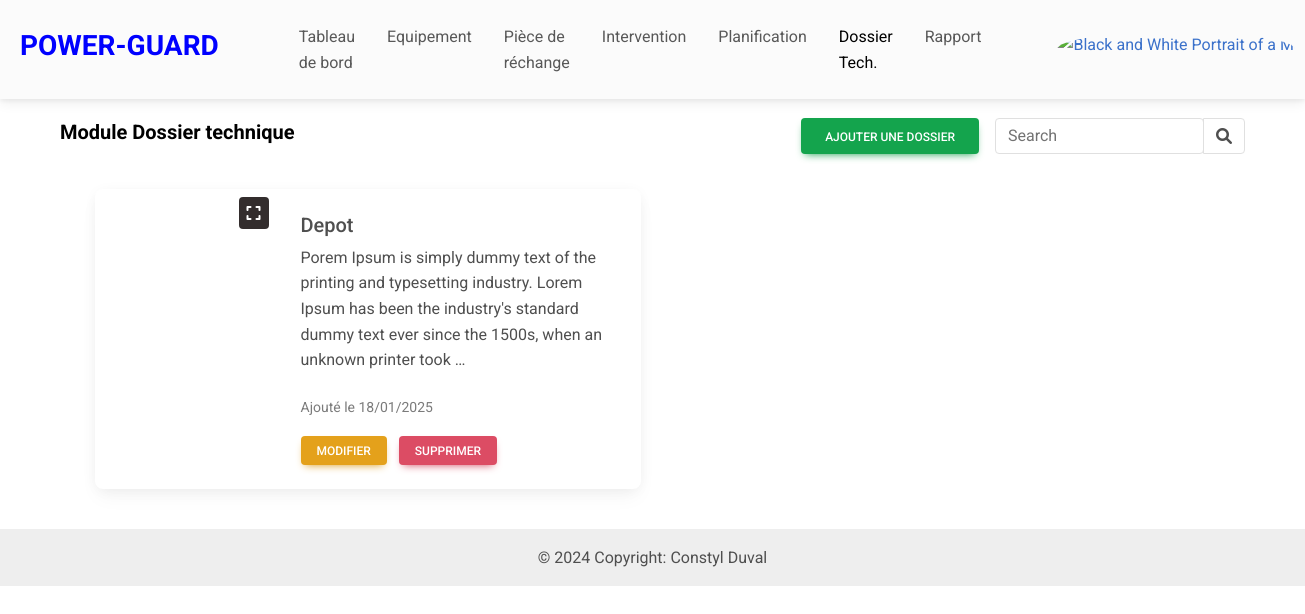
/dossier (signed in), run on the app's committed database.
### eneo_pages/models.py (models this page shows, shortened)
class Dossier(models.Model):
    nom=models.CharField(max_length=100)
    description = models.TextField()
    fichier = models.FileField(upload_to="file", blank=True, null=True)
    date_création=models.DateTimeField(auto_now_add=True)
    date_modification=models.DateTimeField(auto_now=True)

### eneo_pages/views.py (the view)
# urls.py: path("dossier", views.dossier, name="dossier"),
@login_required
def dossier(request):
    context = {}
    q = request.GET.get("q")
    base_queryset = Dossier.objects.all().order_by('-date_création')
    if q:
        s = DossierDocument.search().query(
            ESQ("multi_match",
                query=q,
                fields=['nom', 'description']
            )
        )
        es_results = s.to_queryset()
        db_results = base_queryset.filter(
            Q(nom__icontains=q) |
            Q(description__icontains=q)
        )
        liste_dossier = (es_results & base_queryset) | db_results
    else:
        liste_dossier = base_queryset
    context["liste_dossier"] = liste_dossier.distinct()
    return render(request, "pages/dossier/dossier.html", context)

### eneo_pages/context_processor.py (called while the page is built)
def piece_rechange(request):
    return{'piece_rechange': Session(request)}

### eneo_pages/templates/pages/dossier/dossier.html
{% extends "../../base/base.html" %}
{% load static %}
{% block body %}
    {% url 'ajouter_dossier' as ajouter_dossier_url %}
    {% include "../../base/navbar2.html" with title='<a href="#" style="color: black;">Module Dossier technique </a>' button='<button type="button" hx-get="'|add:ajouter_dossier_url|add:'" hx-target="#dialog" class="btn btn-success me-3">Ajouter une dossier</button>' %}
    <div class="container">
        <div class="row py-3">
          {% if liste_dossier %}
            {% for dossier in liste_dossier %}
              <div class="col-xl-6 mb-4 fade-out-up">
                <div class="card fade-out-up" style="height: 300px;">
                  <div class="row g-0 h-100">
                    <div class="col-md-4 p-0 h-100">
                      {% if dossier.fichier %}
                        <a href="{{ dossier.fichier.url }}" target="_blank" class="d-block h-100 position-relative">
                          <iframe src="{{ dossier.fichier.url }}" style="width: 100%; height: 100%; object-fit: cover; border: none;" allowfullscreen></iframe>
                          <div class="position-absolute top-0 end-0 p-2">
                            <i class="fas fa-expand text-white bg-dark p-2 rounded"></i>
                          </div>
                        </a>
                      {% else %}
                        <img src="{% static 'img/empty.jpg' %}" alt="Image par défaut" class="img-fluid h-100 w-100 object-fit-cover">
                      {% endif %}
                    </div>
                    <div class="col-md-8 d-flex flex-column">
                      <div class="card-body d-flex flex-column h-100">
                        <h5 class="card-title">{{dossier.nom|capfirst}}</h5>
                        <p class="card-text flex-grow-1">{{dossier.description|truncatewords:30}}</p>
                        <p class="card-text">
                          <small class="text-muted">Ajouté le {{dossier.date_création|date:"d/m/Y"}}</small>
                        </p>
                        <div class="mt-auto">
                          <a href="{% url 'update_dossier' dossier.id %}" hx-get="{% url 'update_dossier' dossier.id %}" hx-target="#dialog" class="btn btn-warning btn-sm me-2">Modifier</a>
                          <a href="{% url 'delete_dossier' dossier.id %}" hx-get="{% url 'delete_dossier' dossier.id %}" hx-target="#dialog" class="btn btn-danger btn-sm">Supprimer</a>
                        </div>
                      </div>
                    </div>
                  </div>
                </div>
              </div>
            {% endfor %}
          {% else %}
            <div class="text-center">
              <img src="{% static 'img/empty.gif' %}" alt="Aucun dossier" style="height: 200px; width: 200px;">
              <p>Aucun dossier technique.</p>
            </div>
          {% endif %}
        </div>
    </div>
{% endblock %}

### eneo_pages/templates/base/base.html (style rules this page uses)
.card { transition: transform 0.3s; }

### data on the page
Dossier: nom "Depot", description "Porem Ipsum is simply dummy text of the printing and typesetting industry. Lorem Ipsum has been the industry's standard dummy text ever since the 1500s, when an unknown printer took …", date_création "18/01/2025"

### other printed values
{{ title|escape }} "Module Dossier technique"
{{ button|safe }} "AJOUTER UNE DOSSIER"
